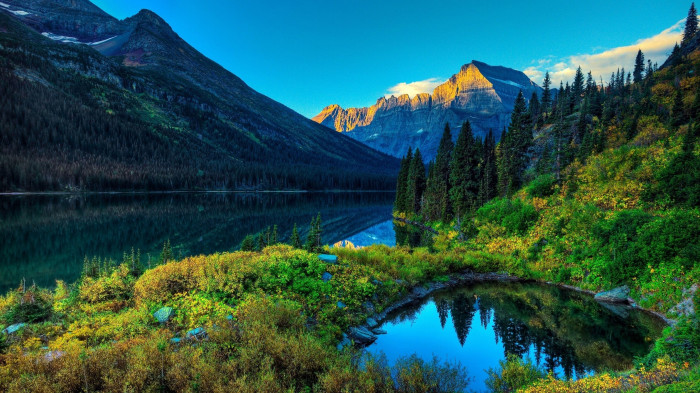
#> input picture Intro to Computer Vison - Python/Lesson 3/Assets/landscape.jpg, 700 x 393 px
$ python 'Lesson 3 - Blurring & Sharpening.py'
#> lines starting #> are read from the running program, lines starting #| are printed output that depends on the picture
import cv2
import numpy as np

# Load the input image
image = cv2.imread('Assets/landscape.jpg')
#> image is the input picture: shape (393, 700, 3); mean B, G, R 80.5, 84.9, 37.1

# 1. Image Blurring (Smoothing)
# Applying Gaussian blur to the image
blurred_image = cv2.GaussianBlur(image, (21, 21), 0)
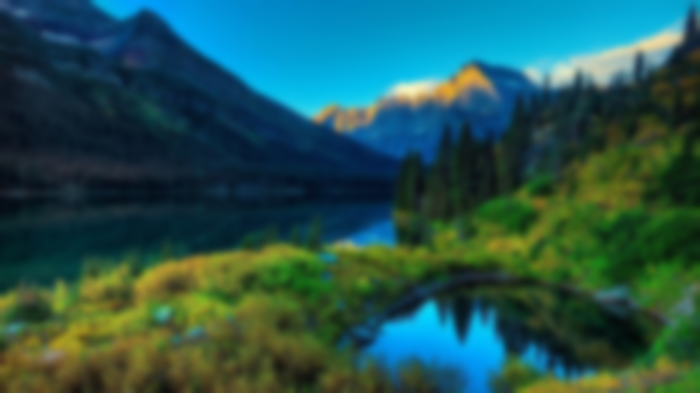
#> blurred_image: shape (393, 700, 3); mean B, G, R 80.5, 84.9, 37.1

# 2. Image Sharpening
# Creating a kernel for sharpening
kernel = np.array([
    [-1, -1, -1],
    [-1, 9, -1],
    [-1, -1, -1]])
# Applying the sharpening kernel to the image
sharpened_image = cv2.filter2D(image, -1, kernel)
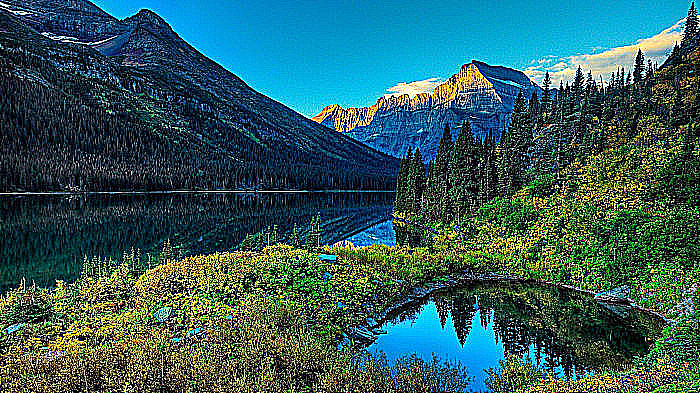
#> sharpened_image: shape (393, 700, 3); mean B, G, R 94.2, 92.7, 51.7

# Display the original, blurred, and sharpened images
cv2.imshow('Original Image', image)
cv2.imshow('Blurred Image', blurred_image)
cv2.imshow('Sharpened Image', sharpened_image)

# Wait for a key press and then close the windows
cv2.waitKey(0)
cv2.destroyAllWindows()

$ run again, with Intro to Computer Vison - Python/Lesson 3/Assets/Tiger.jpg copied over Intro to Computer Vison - Python/Lesson 3/Assets/landscape.jpg
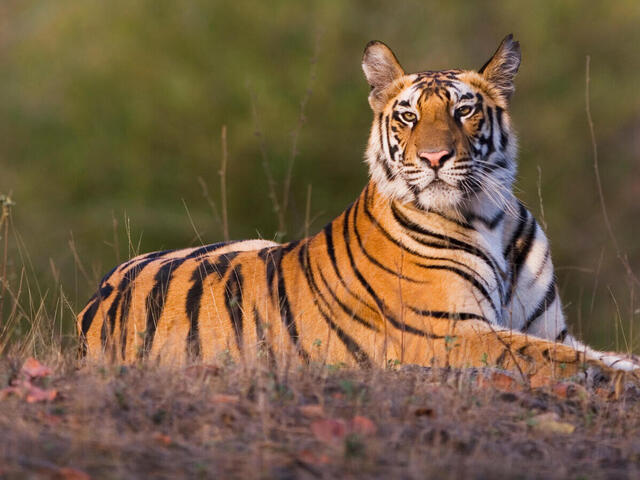
#> input picture Intro to Computer Vison - Python/Lesson 3/Assets/Tiger.jpg, 640 x 480 px
#> image is the input picture: shape (480, 640, 3); mean B, G, R 67.7, 94.4, 118.1
#> `blurred_image = cv2.GaussianBlur(image, (21, 21), 0)`:
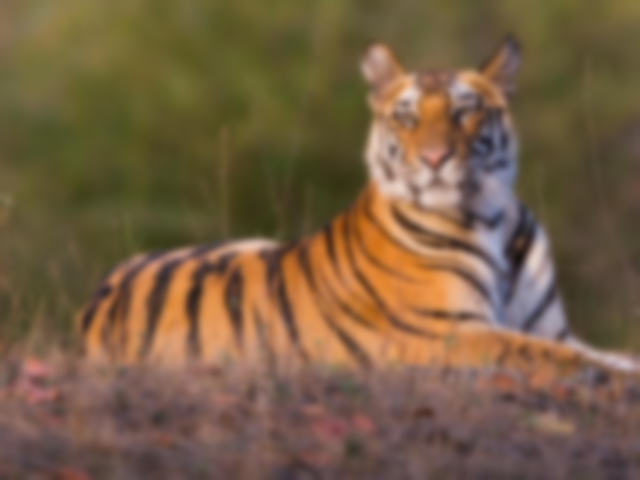
#> blurred_image: shape (480, 640, 3); mean B, G, R 67.7, 94.4, 118.2
#> `sharpened_image = cv2.filter2D(image, -1, kernel)`:
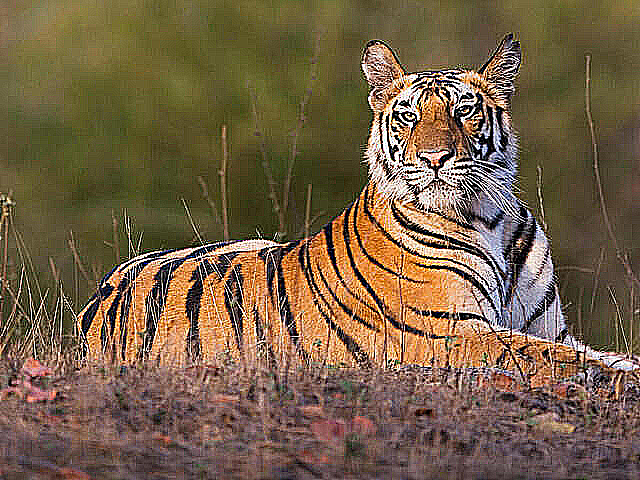
#> sharpened_image: shape (480, 640, 3); mean B, G, R 71, 96.5, 117.2

$ run again, with Intro to Computer Vison - Python/Lesson 3/Assets/flowers.jpg copied over Intro to Computer Vison - Python/Lesson 3/Assets/landscape.jpg
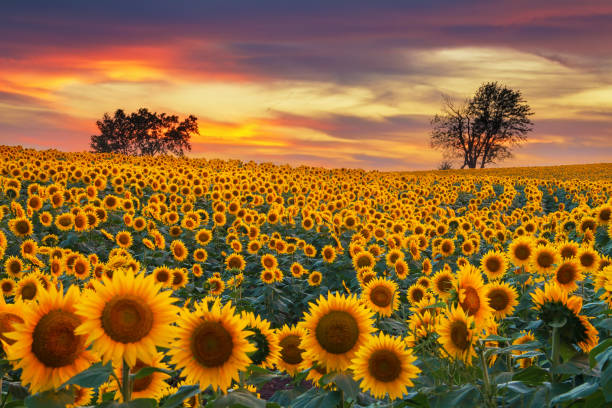
#> input picture Intro to Computer Vison - Python/Lesson 3/Assets/flowers.jpg, 612 x 408 px
#> image is the input picture: shape (408, 612, 3); mean B, G, R 49.9, 104.9, 148.8
#> `blurred_image = cv2.GaussianBlur(image, (21, 21), 0)`:
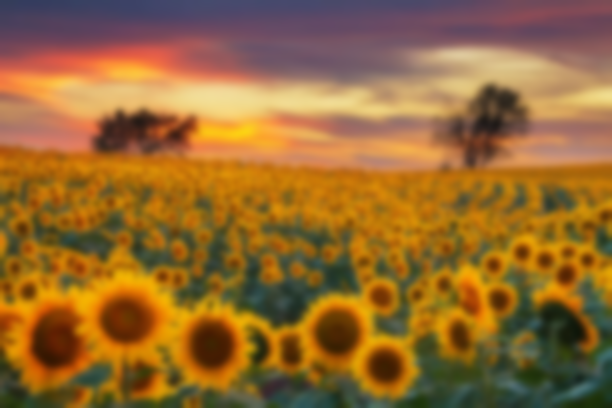
#> blurred_image: shape (408, 612, 3); mean B, G, R 49.9, 104.8, 148.8
#> `sharpened_image = cv2.filter2D(image, -1, kernel)`:
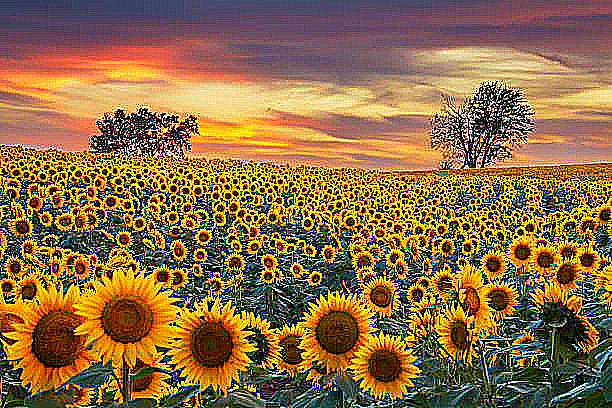
#> sharpened_image: shape (408, 612, 3); mean B, G, R 66.8, 110.1, 142.6
